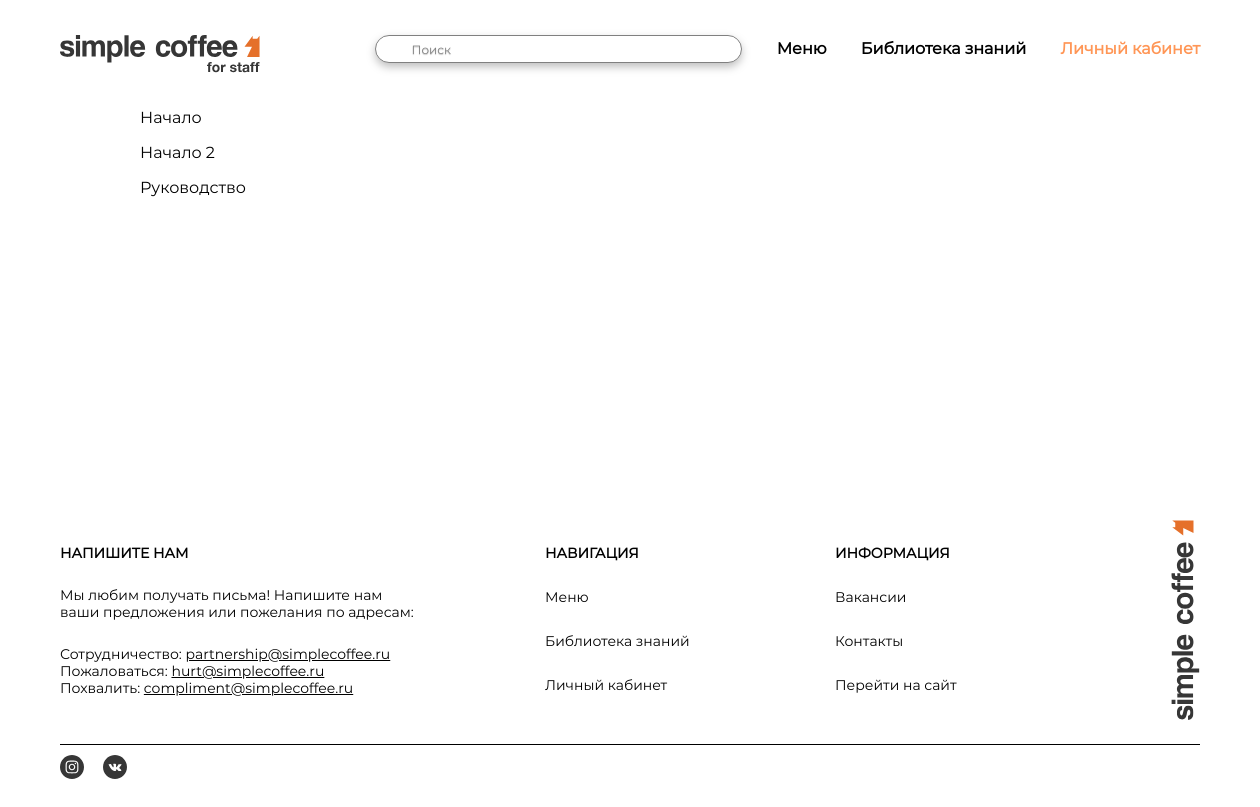
The app's page /module/3/ with its own data.
### main/models.py (models this page shows, shortened)
class Lection(models.Model):
    lection = models.AutoField(primary_key=True, verbose_name='ID')
    topic = models.CharField(max_length=100, default='Topic of lection', verbose_name='Заголовок')
    parent = models.ForeignKey('Module', on_delete=models.PROTECT, null=True, verbose_name='Модуль')
    order_lection = models.PositiveIntegerField(verbose_name='Номер в модуле', null=True, blank=True)
    class Meta:
        verbose_name = 'Лекция'
        verbose_name_plural = 'Лекции'

### main/views.py (the view)
# urls.py: path('module/<int:module_id>/', views.show_module, name='module'),
def show_module(request, module_id):
    lections = Lection.objects.filter(parent=module_id)
    return render(request, 'main/modules.html', {"lections": lections})

### main/templates/main/modules.html (shortened to what this page needs)
{% extends 'main/layout.html' %}
{% block content %}
{% for l in lections %}
    <ul style="list-style-type: none;">
        <li>{{ l.topic }}</li>
    </ul>
{% endfor %}
{% endblock %}

### main/static/main/css/style.css (style rules this page uses)
html, body { min-width: 1160px; margin: 0; padding: 0; font-family: "Montserrat"; color: #000000; height: 100%; margin-bottom: 20px; }

### records on screen
Lection: topic "Начало"
Lection: topic "Начало 2"
Lection: topic "Руководство"
